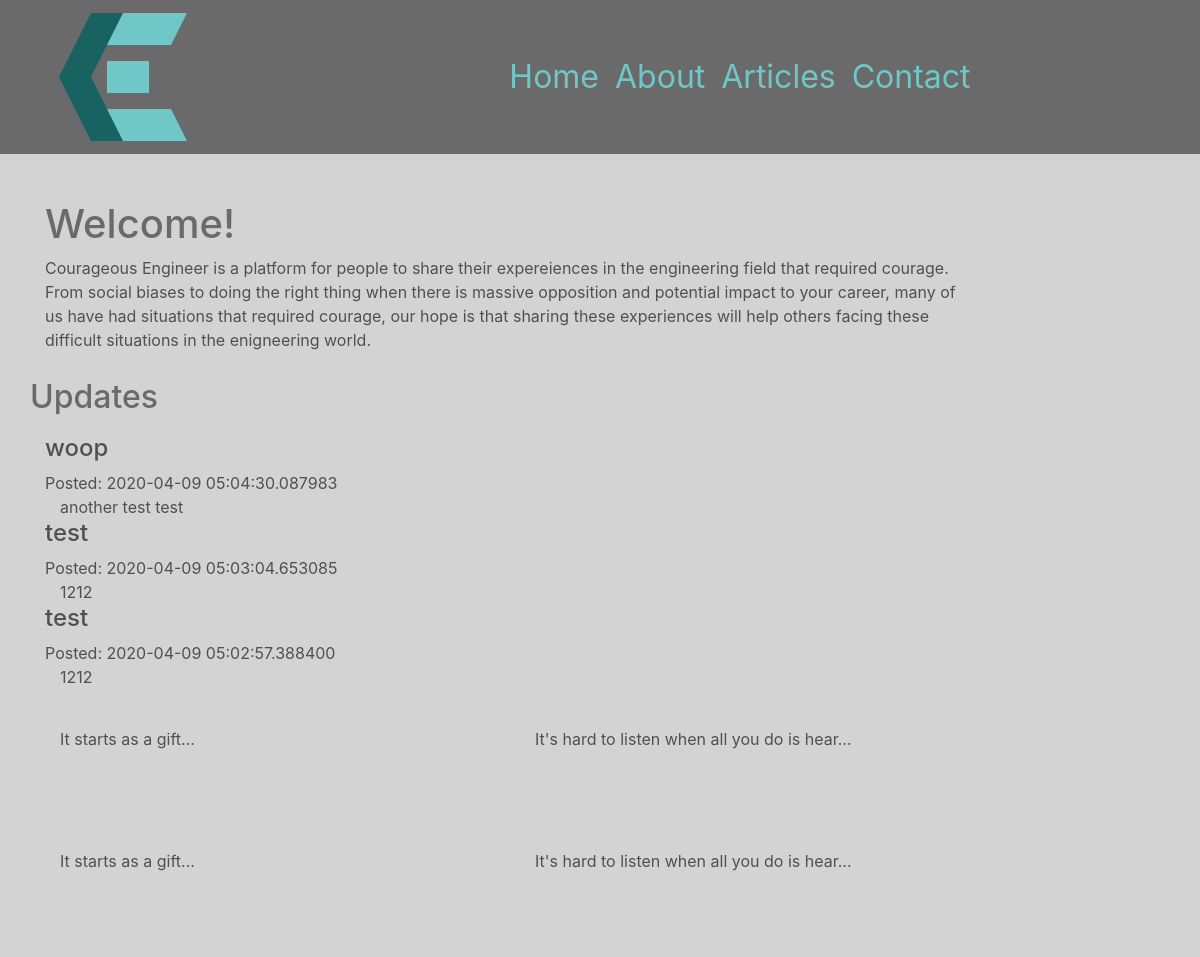
Before: / with the older database file.
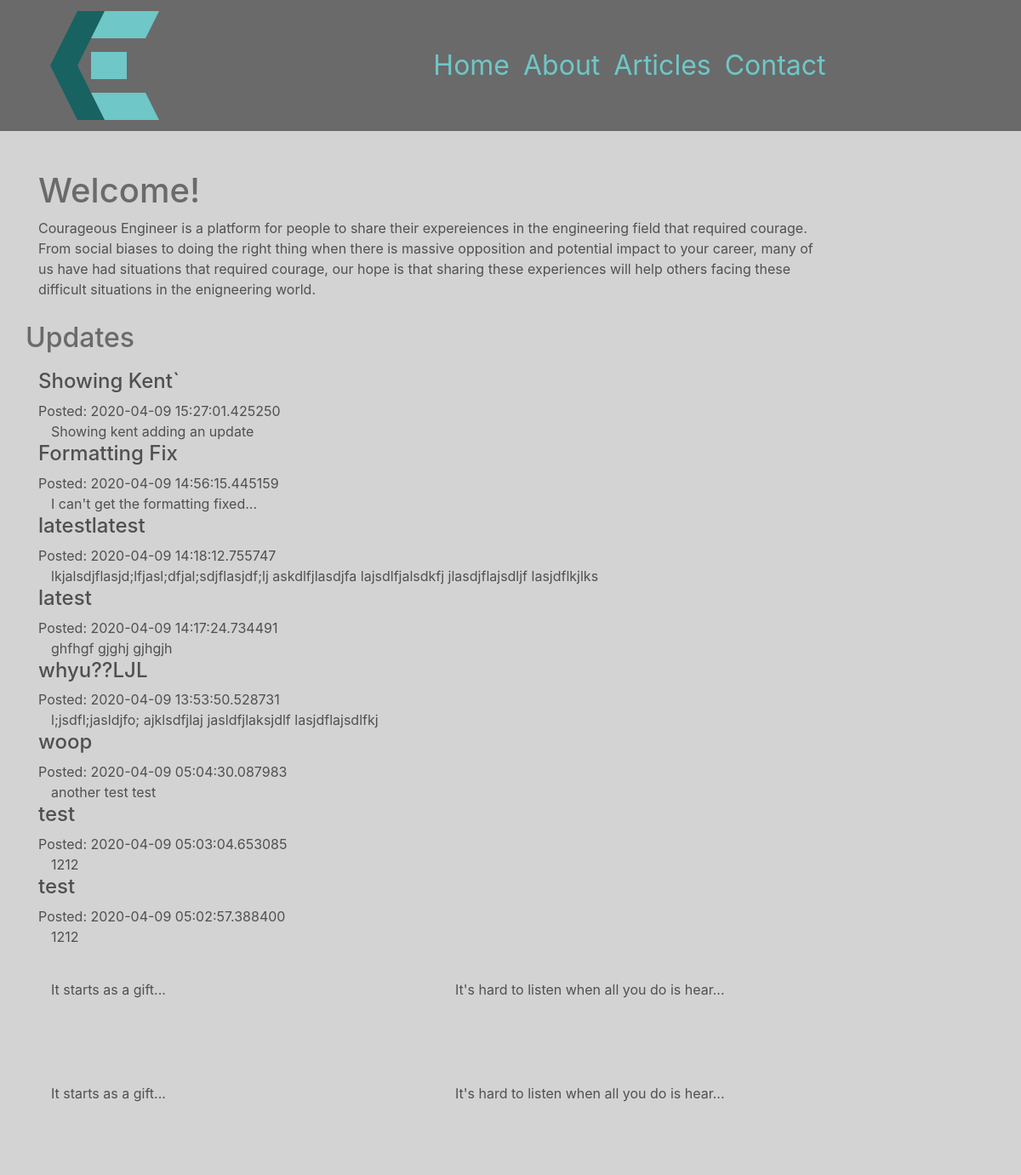
After: the same page with the newer database file.
### chrissmit/services/db_models.py (models this page shows, shortened)
class Update(db.Model):
    id = db.Column(db.Integer, primary_key=True)
    title = db.Column(db.String(100), nullable=False,)
    user_id = db.Column(db.Integer, db.ForeignKey('user.id'), nullable=False)
    posted = db.Column(db.DateTime, nullable=False, default=datetime.utcnow)
    edited = db.Column(db.DateTime, nullable=True, default=None)
    content = db.Column(db.Text, nullable=False)

### chrissmit/views/navigation_views.py (the view, shortened to what this page needs)
@blueprint.route('/', methods=['GET','POST'])
def index():
    updates_form = UpdatesForm()
    updates = Update.query.order_by(Update.posted.desc()).all()
    last_four = article_service.get_last_four_articles()
    return render_template(
        template_name_or_list='navigation/index.html',
        recent_articles=last_four,
        update_form = updates_form,
        updates=updates,
        )

### chrissmit/services/article_service.py (called while the page is built)
def get_last_four_articles():
    return articles[-4:]

### chrissmit/templates/navigation/index.html (shortened to what this page needs)
{% extends "shared/_layout.html" %}
{% block main_content %}
<div class="main_content row">
<div class="col-lg">
    <h1>Welcome!</h1>
    Courageous Engineer is a platform for people to share their expereiences in the engineering field that required courage.
    <p>From social biases to doing the right thing when there is massive opposition and potential impact to your career, many of us have had situations that required courage,
    our hope is that sharing these experiences will help others facing these difficult situations in the enigneering world.
    <div class="row">
        <h2>Updates</h2>
    </div>
        {% if updates %}
            {% for update in updates %}
                <div class="container">
                    <div class="row">
                        <h4>{{ update.title }}</h4>
                    </div>
                    <div class="row">Posted: {{ update.posted }} </div>
                    {{ update.content }}
                    <br>
                </div>
            {% endfor %}
        {% endif %}
    {% if recent_articles %}
        <div class="row">
        {%  for s in recent_articles %}
            <div class="col-lg-6">
                <article>
                    <div class="row">
                    </div>
                    <div class="row">
                        {{ s.preview }}
                    </div>
                    <div class="row">
                        <div class="post_image float-center">
                        </div>
                    </div>
                </article>
            </div>
        {% endfor %}
        </div>
        <br>
    {% endif %}
</div>
</div>
{%  endblock %}

### chrissmit/templates/shared/_layout.html (shortened to what this page needs)
<!DOCTYPE html>
<html lang="en">
<head>
<!DOCTYPE html>
<html lang="en">
<head>
    <link rel="stylesheet"
          href="https://stackpath.bootstrapcdn.com/bootstrap/4.1.3/css/bootstrap.min.css"
>
    <link rel="stylesheet" href="/static/css/site.css">
</head>
<body>
<div class="nav-outer fixed-top">
    <div class="container menu">
        <nav class="navbar navbar-expand-lg col-sm-12">
            <div class="row">
                <button class="navbar-toggler logo" type="button" data-toggle="collapse" data-target="#navbarNavDropdown " id="logo">
                    <img src="../../../static/img/logo.svg">
                </button>
            </div>
            <div class="col-sm-9">
                <div class="collapse navbar-collapse" id="navbarNavDropdown">
                    <ul class="navbar-nav">
                        <li class="nav-item"><a class="nav-link" href="{{ url_for('navigation.index') }}">Home</a></li>
                        <li class="nav-item"><a class="nav-link" href="{{ url_for('navigation.about') }}">About</a></li>
                        <li class="nav-item">
                           <div class="dropdown show">
                              <a class="nav-link"
                                 href="#" role="button"
                                 id="dropdownMenuLink"
                                 data-toggle="dropdown"
                                 aria-haspopup="true"
                                 aria-expanded="false">Articles</a>
                              </div>
                        <li class="nav-item"><a class="nav-link" href="{{ url_for('navigation.contact') }}">Contact</a></li>
                    </ul>
                </div>
        </div>
        </nav>
    </div>
</div>
<div class="main_content container">
    <div class="row">
        <div class="col-md-10">
            {% block main_content %}
            {% endblock %}
        </div>
    </div>
</div>
</body>
</html>

### chrissmit/static/css/site.css (style rules this page uses)
html { background-color: lightgray; }
body { background-color: lightgray; }
.main_content { margin-top: 100px; color: rgba(80,80,80,1); background-color: lightgray; border: 2px height: 100%; }
h1 { color: rgba(80,80,80,0.80); }
h2 { color: rgba(80,80,80,0.80); padding-top: 10px; padding-bottom: 10px; }
.nav-outer { background-color: rgba(80,80,80,0.80); width: 100%; }
nav { font-size: 2rem; margin-left: 0px; margin-right: auto; }
.nav-link { color: #6FC7C7; text-align: left; margin-left: auto; margin-right: 0px; width: 100% }
a { color: #186262; }
article { border-width: 3px; border-color: rgba(80,80,80,0.6); padding: 30px; }
#logo { display: inline-block; }
.collapse:not(.show) { float: right; }
.post_image { padding: 15px; width: 60%; }

Changed rows visible on the page:
added Update: title "Showing Kent`", posted "2020-04-09 15:27:01.425250", content "Showing kent adding an update"
added Update: title "Formatting Fix", posted "2020-04-09 14:56:15.445159", content "I can't get the formatting fixed..."
added Update: title "latestlatest", posted "2020-04-09 14:18:12.755747", content "lkjalsdjflasjd;lfjasl;dfjal;sdjflasjdf;lj askdlfjlasdjfa lajsdlfjalsdkfj jlasdjflajsdljf lasjdflkjlks"
added Update: title "latest", posted "2020-04-09 14:17:24.734491", content "ghfhgf gjghj gjhgjh"
added Update: title "whyu??LJL", posted "2020-04-09 13:53:50.528731", content "l;jsdfl;jasldjfo; ajklsdfjlaj jasldfjlaksjdlf lasjdflajsdlfkj"
